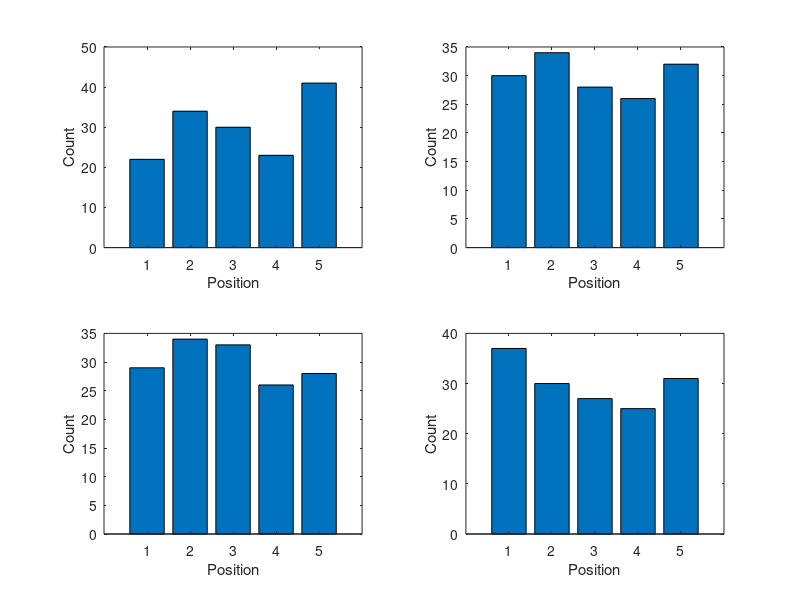

Write MATLAB code to recreate this figure.
% Generate random placements for cups for sequential order task

clear all
close all

Location = {'NW' 'NE' 'SE' 'SW' 'W'};
Names = {'SO1' 'SO2' 'SO3' 'SO4'};


for j = 1:5
day{j} = randi(5,[30,4]); % each column is for a given mouse, rows 1-15 are AM, 16-30 PM
end

for k = 1:5
   for m = 1:4
       for p = 1:15
       AM{15*(m-1) + p,k} = Location{day{k}(p,m)};
       PM{15*(m-1) + p,k} = Location{day{k}(15+p,m)};
       
       AM_test(15*(m-1) + p,k) = day{k}(p,m);
       PM_test(15*(m-1) + p,k) = day{k}(15+p,m);
       end
   end
end

% Make sure distributions more or less even
placements = zeros(30*5,4);
for m = 1:4
    for j = 1:5
        placements(30*(j-1)+1:30*j,m) =  day{j}(:,m);
    end
end

figure
for m = 1:4
subplot(2,2,m)
[n{m} x{m}] = hist(placements(:,m),1:5); 
bar(x{m},n{m});xlabel('Position'); ylabel('Count')
end
